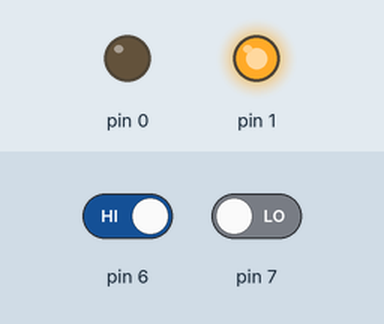
Simulated run of this sketch. Board: Arduino Uno, built with avr-gcc and run on an emulated ATmega328P. Shown: output pins drawn as LEDs (lit = HIGH). The inputs (shaded band) are chosen by the test bench; at power-on: pin 6 HIGH, pin 7 LOW.

Above: at 1.2 s.
1.3 s: pin 6 driven LOW
At 2.5 s:
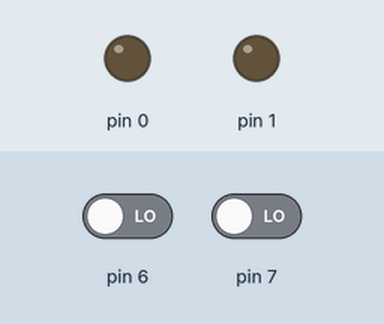
2.8 s: pin 6 driven HIGH
At 3.7 s:
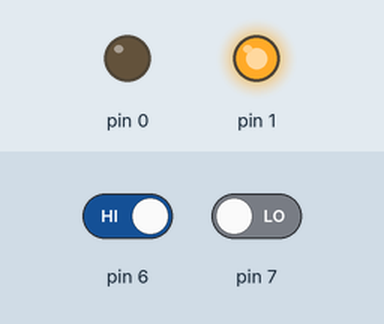
4.3 s: pin 7 driven HIGH
At 4.8 s:
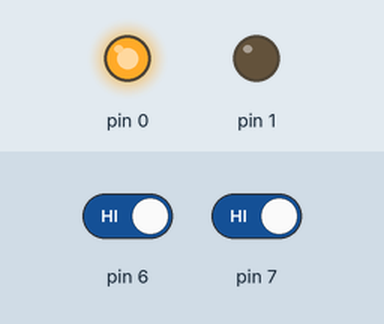
5.8 s: pin 7 driven LOW
At 7.2 s:
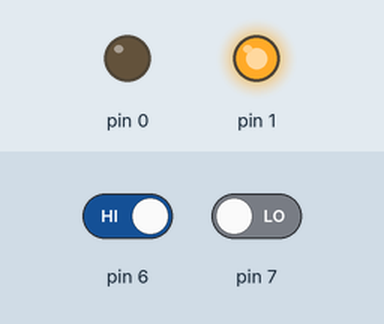
Timing chart, 0 to 8.3 s (numbered marks = the images above; inputs shaded):
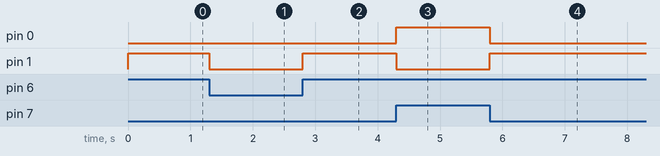

Measured:
- after the input at 1.3 s, pin 1: HIGH → LOW at once
- after the input at 2.8 s, pin 1: LOW → HIGH at once
- after the input at 4.3 s, pin 0: LOW → HIGH at once; pin 1: HIGH → LOW at once
- after the input at 5.8 s, pin 0: HIGH → LOW at once; pin 1: LOW → HIGH at once

The sketch:

SourceCode.ino
```cpp
int b1=0,b2=0;

void setup()
{
  pinMode(0,OUTPUT);
  pinMode(1,OUTPUT);
  pinMode(6,INPUT);
  pinMode(7,INPUT);
}

void loop()
{
 b1=digitalRead(7);
 b2=digitalRead(6);

 if((b1==HIGH&&b2==LOW)||(b1==LOW&&b2==HIGH))
  {
  	digitalWrite(1,HIGH);
    digitalWrite(0,LOW);
  }
 else if(b1==HIGH&&b2==HIGH)
  {
  	digitalWrite(1,LOW);
    digitalWrite(0,HIGH);
  }
  else
  {
  digitalWrite(1,LOW);
    digitalWrite(0,LOW);
  }
}
```
